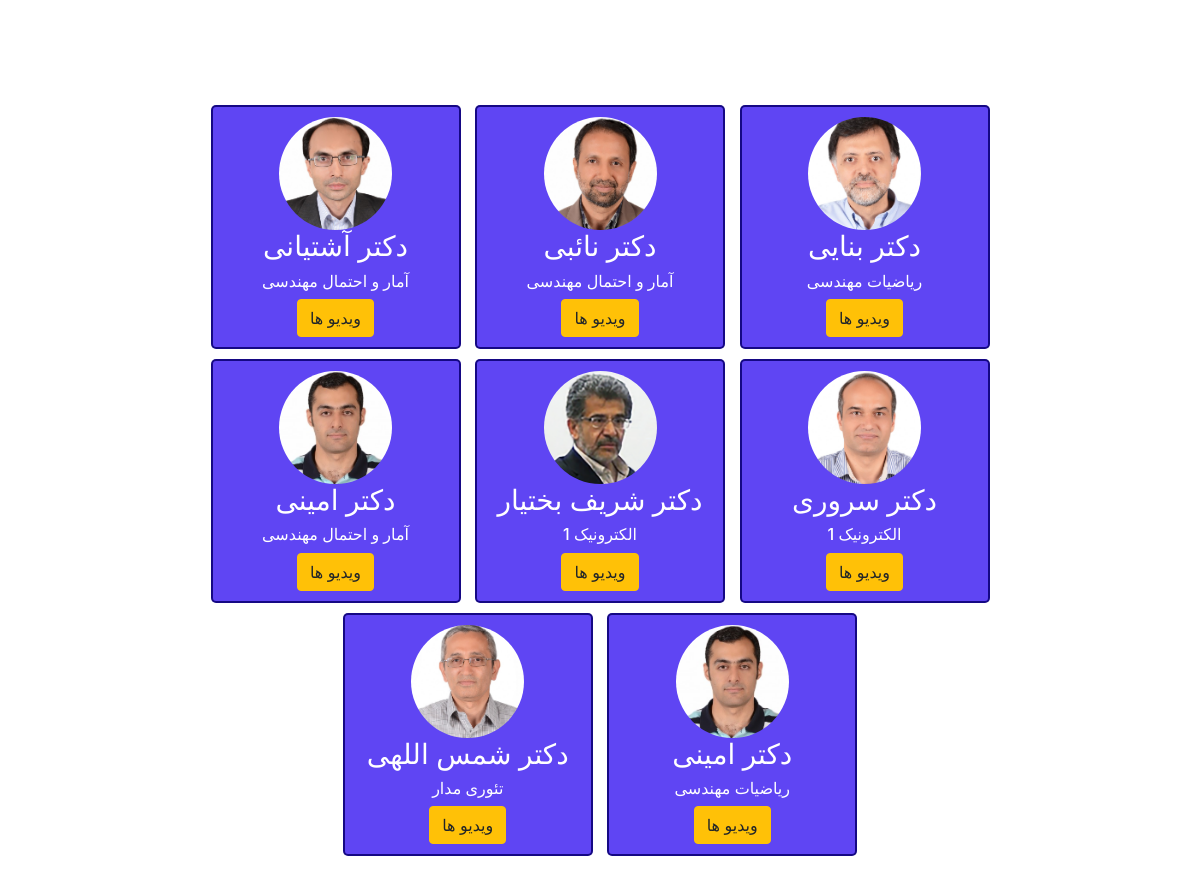
The page / on the database its author committed.
### videos/models.py (models this page shows, shortened)
class Professor(models.Model):
    name = models.CharField(max_length=60)
    course_name = models.CharField(max_length=150)
    image = models.ImageField(upload_to='videos/images', blank=True)

### videos/views.py (the view)
# urls.py: 2. Add a URL to urlpatterns:  path('', views.home, name='home')
def home(request):
    professors = Professor.objects.all()
    return render(request, 'videos/home.html', {'professors': professors})

### videos/templates/videos/home.html (shortened to what this page needs)
{% extends 'videos/layout.html' %}
{% block content %}
    <div class="main_div">
        {% for professor in professors %}
            <div class="professor_div">
                {% if professor.image %}
                    <img class="prof_image" src="{{ professor.image.url }}" alt="cute picture of {{ professor.name }}">
                {% endif %}
                <h3>{{ professor.name }}</h3>
                <h6>{{ professor.course_name }}</h6>
                <a class='btn btn-warning' href="{% url 'professor_page' professor.id %}">ویدیو ها</a>
            </div>
        {% endfor %}
    </div>
{% endblock %}

### videos/templates/videos/layout.html (shortened to what this page needs)
{% load static %}
<!DOCTYPE html>
<html lang="en">
  <head>
    <link rel="stylesheet" href="https://stackpath.bootstrapcdn.com/bootstrap/4.5.2/css/bootstrap.min.css">
    <link href="{% static 'videos/style3.css' %}" rel="stylesheet" type="text/css">
  </head>
  <body dir="rtl">
    {% block content %}
    {% endblock %}
  </body>
</html>

### videos/static/videos/style3.css (style rules this page uses)
.professor_div { width: 20% ; margin: 5px; text-align: center; border: 2px solid rgba(17, 5, 127, 0.95); display: inline-block; background-color: #5f45f3; padding: 10px; color: white; min-width: 250px; border-radius: 5px; }
.prof_image { width: 50%; height: 50%; border-radius: 100% ; }
.main_div { text-align: center; width: 80% ; margin: 100px auto; }

### rows shown on the page
Professor: image (picture), name "دکتر بنایی", course_name "ریاضیات مهندسی"
Professor: image (picture), name "دکتر نائبی", course_name "آمار و احتمال مهندسی"
Professor: image (picture), name "دکتر آشتیانی", course_name "آمار و احتمال مهندسی"
Professor: image (picture), name "دکتر سروری", course_name "الکترونیک 1"
Professor: image (picture), name "دکتر شریف بختیار", course_name "الکترونیک 1"
Professor: image (picture), name "دکتر امینی", course_name "آمار و احتمال مهندسی"
Professor: image (picture), name "دکتر امینی", course_name "ریاضیات مهندسی"
Professor: image (picture), name "دکتر شمس اللهی", course_name "تئوری مدار"
